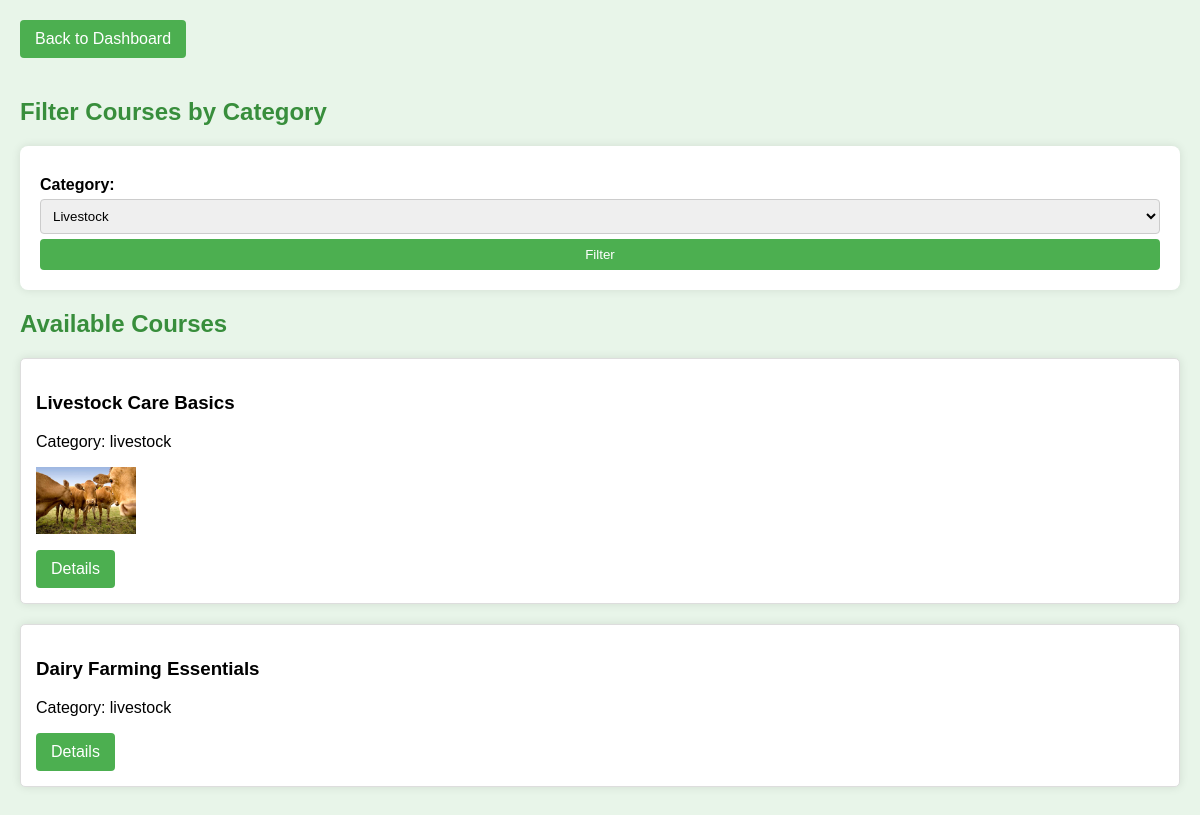
Page /view/user_courselist.php?category=livestock (signed in) on the committed database.
### tables this page shows
CREATE TABLE `courses` (
  `id` int(11) NOT NULL,
  `title` varchar(255) NOT NULL,
  `description` text NOT NULL,
  `category` varchar(255) NOT NULL,
  `module` varchar(255) DEFAULT NULL,
  `duration` int(11) DEFAULT NULL,
  `price` decimal(10,2) DEFAULT NULL,
  `image` varchar(255) DEFAULT NULL
);

### view/user_courselist.php (the view, shortened to what this page needs)
<?php
require_once '../config/database.php';
$category = isset($_GET['category']) ? $_GET['category'] : '';
$query = "SELECT * FROM courses";
if (!empty($category)) {
    $query .= " WHERE category = ?";
    $stmt = $conn->prepare($query);
    $stmt->bind_param("s", $category);
} else {
    $stmt = $conn->prepare($query);
}
$stmt->execute();
$result = $stmt->get_result();
?>
<!DOCTYPE html>
<html lang="en">
<head>
</head>
<body>
    <a class="back-button" href="user_dashboard.php">Back to Dashboard</a>
    <h2>Filter Courses by Category</h2>
    <form method="GET" action="user_courselist.php">
        <label for="category">Category:</label>
        <select name="category" id="category">
            <option value="livestock" <?php echo ($category == 'livestock') ? 'selected' : ''; ?>>Livestock</option>
        </select>
        <button type="submit">Filter</button>
    </form>
    <h2>Available Courses</h2>
    <?php
    if ($result->num_rows > 0) {
        while ($row = $result->fetch_assoc()) {
            echo "<div class='course-card'>";
            echo "<h3>" . htmlspecialchars($row['title']) . "</h3>";
            echo "<p>Category: " . htmlspecialchars($row['category']) . "</p>";
            if (!empty($row['image'])) {
                echo "<p><img src='../assets/" . htmlspecialchars($row['image']) . "' alt='Course Image'></p>";
            }
            echo "<a class='details-button' href='user_coursedetails.php?id=" . $row['id'] . "'>Details</a>";
            echo "</div>";
        }
    } else {
        echo "<p>No courses found.</p>";
    }
    ?>
</body>
</html>

### view/user_courselist.php (style rules this page uses)
body { font-family: Arial, sans-serif; background-color: #e8f5e9; margin: 0; padding: 20px; }
h1, h2 { color: #388e3c; }
form { margin-bottom: 20px; background-color: #fff; padding: 20px; border-radius: 8px; box-shadow: 0 0 10px rgba(0, 0, 0, 0.1); }
label { display: block; margin-top: 10px; font-weight: bold; }
select, button { width: 100%; padding: 8px; margin-top: 5px; box-sizing: border-box; border: 1px solid #ccc; border-radius: 4px; }
button { background-color: #4caf50; color: white; border: none; cursor: pointer; }
.course-card { border: 1px solid #ddd; padding: 15px; margin-bottom: 20px; border-radius: 5px; background-color: #fff; box-shadow: 0 0 10px rgba(0, 0, 0, 0.1); }
.course-card img { max-width: 100px; height: auto; display: block; margin-bottom: 10px; }
.details-button { display: inline-block; padding: 10px 15px; background-color: #4caf50; color: white; text-decoration: none; border-radius: 4px; transition: background-color 0.3s ease; }
.back-button { display: inline-block; padding: 10px 15px; background-color: #4caf50; color: white; text-decoration: none; border-radius: 4px; transition: background-color 0.3s ease; margin-bottom: 20px; }

### rows in the picture
courses: title "Livestock Care Basics", category "livestock", image (picture)
courses: title "Dairy Farming Essentials", category "livestock"
